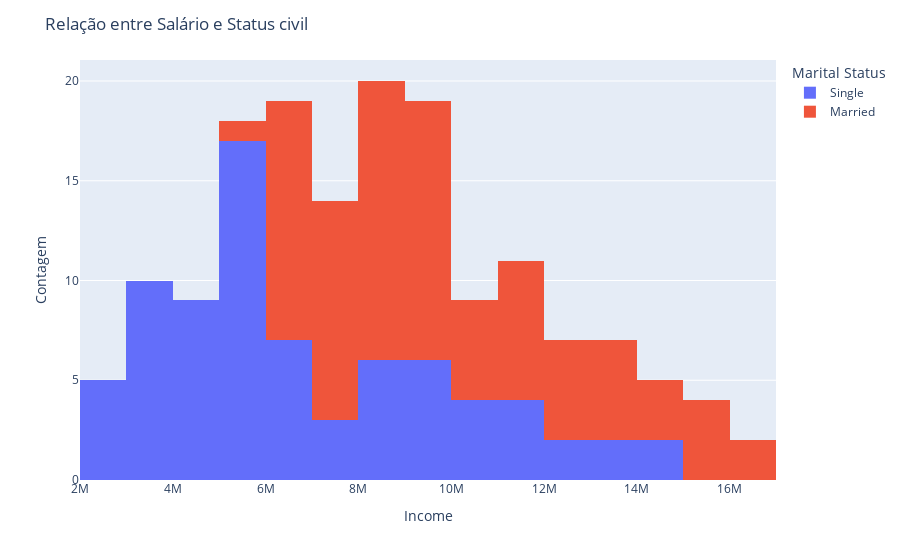

Write notebook code for a chart like this one.
### Code cell
# Existe uma relação entre status civil e salário?
fig = px.histogram(df, x='Income', color='Marital Status', barmode='stack')
# Layout
fig.update_layout(title='Relação entre Salário e Status civil',
                  xaxis_title='Income',
                  yaxis_title='Contagem',
                  legend_title='Marital Status')
fig.show()

### Figure 1 — Plotly figure (JSON) as saved in the notebook; plotly's stock layout.template omitted (floating-point values rounded to 4 significant figures)
{"data": [{"alignmentgroup": "True", "bingroup": "x", "hovertemplate": "Marital Status=Single<br>Income=%{x}<br>count=%{y}<extra></extra>", "legendgroup": "Single", "marker": {"color": "#636efa", "pattern": {"shape": ""}}, "name": "Single", "offsetgroup": "Single", "orientation": "v", "showlegend": true, "type": "histogram", "x": [5000000, 12500000, 4000000, 6000000, 10500000, 3500000, 5500000, 9500000, 3000000, 5000000, 8000000, 2500000, 4500000, 7500000, 5500000, 13000000, 4500000, 6500000, 11000000, 3750000, 5750000, 10000000, 3250000, 5250000, 9250000, 2750000, 4750000, 8750000, 5750000, 6000000, 14250000, 4750000, 6750000, 11500000, 3750000, 5750000, 10500000, 3250000, 5250000, 9250000, 2750000, 4750000, 8750000, 5750000, 6250000, 14250000, 5000000, 7000000, 12000000, 3750000, 5750000, 11000000, 3250000, 5250000, 9500000, 2750000, 4750000, 8750000, 5750000, 6000000, 7500000, 9500000, 8500000, 5500000, 13000000, 4500000, 6500000, 11000000, 3750000, 5750000, 10000000, 3250000, 5250000, 9250000, 2750000, 4750000, 8750000], "xaxis": "x", "yaxis": "y"}, {"alignmentgroup": "True", "bingroup": "x", "hovertemplate": "Marital Status=Married<br>Income=%{x}<br>count=%{y}<extra></extra>", "legendgroup": "Married", "marker": {"color": "#EF553B", "pattern": {"shape": ""}}, "name": "Married", "offsetgroup": "Married", "orientation": "v", "showlegend": true, "type": "histogram", "x": [10000000, 7500000, 15000000, 8000000, 9000000, 13500000, 7000000, 8500000, 12500000, 6500000, 7000000, 11500000, 6000000, 6500000, 10500000, 8000000, 15500000, 8500000, 9500000, 14000000, 7250000, 9000000, 13000000, 6750000, 8250000, 12250000, 6250000, 7750000, 11250000, 8500000, 11750000, 9000000, 16000000, 9000000, 9750000, 14500000, 7500000, 9500000, 13500000, 6750000, 8500000, 12500000, 6250000, 7750000, 11250000, 8500000, 11750000, 9000000, 16250000, 9500000, 10250000, 15000000, 7750000, 9750000, 13750000, 6750000, 8750000, 12750000, 6250000, 7750000, 11250000, 8500000, 11750000, 9000000, 8200000, 5500000, 6800000, 10500000, 10500000, 8000000, 15500000, 8500000, 9500000, 14000000, 7250000, 9000000, 13000000, 6750000, 8250000, 12250000, 6250000, 7750000], "xaxis": "x", "yaxis": "y"}], "layout": {"autosize": true, "barmode": "stack", "legend": {"title": {"text": "Marital Status"}, "tracegroupgap": 0}, "margin": {"t": 60}, "title": {"text": "Relação entre Salário e Status civil"}, "xaxis": {"anchor": "y", "autorange": false, "domain": [0, 1], "range": [2000000, 17000000.0], "title": {"text": "Income"}, "type": "linear"}, "yaxis": {"anchor": "x", "autorange": true, "domain": [0, 1], "range": [0, 21.05], "title": {"text": "Contagem"}}}}
